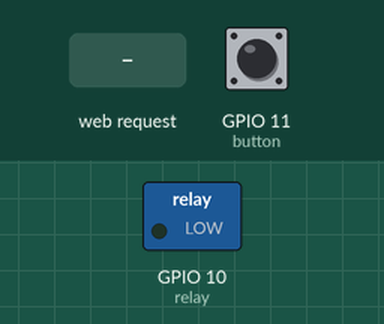
Recording of a sketch running on a simulated ESP8266 (NodeMCU). Parts: switched loads named in the sketch (green lamp = pin HIGH). The test bench sets the inputs (shaded band); at power-on: GPIO 11 (button) LOW. WiFi joins after 1.5 s; servers stay silent unless stated; what the sketch prints to the serial monitor is not drawn.

Above: at 2.7 s.
2.8 s: GPIO 11 (button) pulled HIGH for 0.15 s
At 3.8 s:
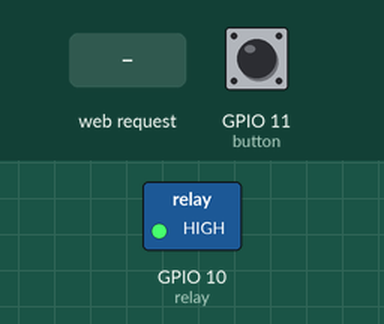
4.4 s: HTTP request GET /off received
At 5.1 s:
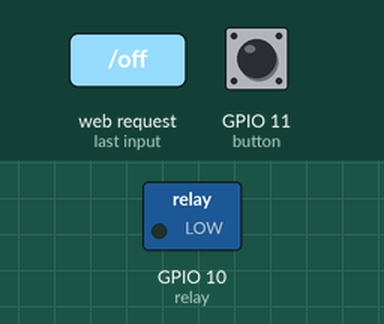
5.9 s: HTTP request GET /on received
At 6.2 s:
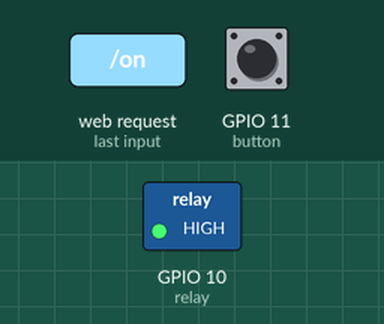
Timing chart, 0 to 8.9 s (numbered marks = the images above; inputs shaded):
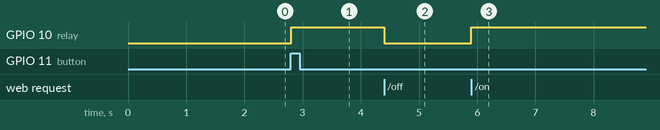

Measured:
- after the input at 2.8 s, GPIO 10 (relay): LOW → HIGH at once
- after the input at 4.4 s, GPIO 10 (relay): HIGH → LOW at once
- after the input at 5.9 s, GPIO 10 (relay): LOW → HIGH at once

The sketch:

switch_controller.ino
```cpp
#include <ESP8266WiFi.h>
#include <WiFiClient.h>
#include <ESP8266WebServer.h>


const char* ssid     = "your network ssid";
const char* password = "your password";
IPAddress ip(192, 168, 1, 71);
IPAddress gateway(192,168,1,1);
IPAddress subnet(255,255,255,0);

ESP8266WebServer server(80);

int relay = 10;
int button = 11;
int val = 0;
int temp = 0;
String webString = "";

void handle_root() {
  server.send(200, "text/plain", "Hello. I am a mains relay. /on or /off");
  delay(100);
}

void setup(void)
{
  pinMode(relay, OUTPUT);
  pinMode(button, INPUT);

  Serial.begin(115200);


  WiFi.begin(ssid, password);
  WiFi.config(ip, gateway, subnet);
  Serial.print("\n\r \n\rWorking to connect");

  // Wait for connection
  while (WiFi.status() != WL_CONNECTED) {
    delay(500);
    Serial.print(".");
  }
  Serial.println("");
  Serial.print("Connected to ");
  Serial.println(ssid);
  Serial.print("IP address: ");
  Serial.println(WiFi.localIP());

  server.on("/", handle_root);

  server.on("/off", [](){
    relayOff();
    webString = 'Off';
    server.send(200, "text/plain", webString);
  });

  server.on("/on", [](){
    relayOn();
    webString = 'On';
    server.send(200, "text/plain", webString);
  });

  server.begin();
  Serial.println("HTTP server started");
}

void loop(void)
{
  server.handleClient();
  checkButton();
}

void relayOn(){
  digitalWrite(relay, HIGH);
  val = HIGH;
}

void relayOff(){
  digitalWrite(relay, LOW);
  val = LOW;
}

void checkButton(){

  int current = digitalRead(button);

  if (current == HIGH && temp != current){

    if (val == HIGH){
      relayOff();
    }

    if (val == LOW){
      relayOn();
    }

    temp = current;
  }

  if (current == LOW && temp != current){
    temp = current;
  }

}
```
